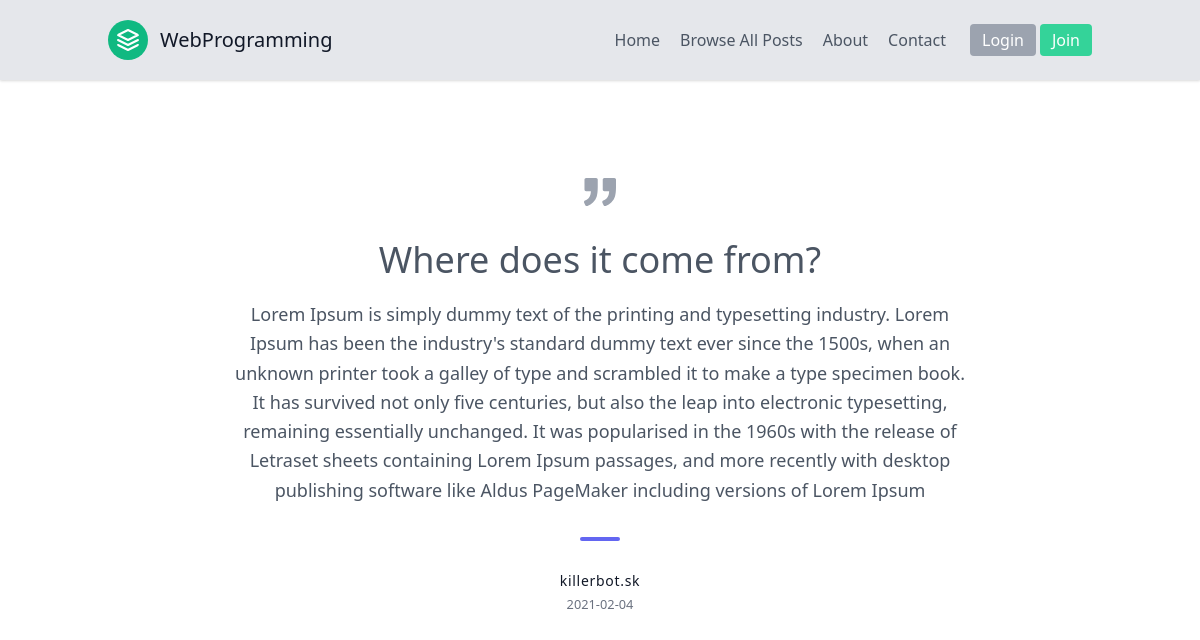
Page /post/7 on the committed database.
### Blog/models.py (models this page shows, shortened)
class Post(db.Model):
    id = db.Column(db.Integer, primary_key=True)
    title = db.Column(db.String(100), nullable=False)
    date_posted = db.Column(db.DateTime, nullable=False, default=datetime.utcnow)
    category = db.Column(db.String(100), nullable=False)
    content = db.Column(db.Text, nullable=False)
    user_id = db.Column(db.Integer, db.ForeignKey('user.id'), nullable=False)

class User(db.Model, UserMixin):
    id = db.Column(db.Integer, primary_key=True)
    username = db.Column(db.String(20), unique=True, nullable=False)
    email = db.Column(db.String(120), unique=True, nullable=False)
    image_file = db.Column(db.String(20), nullable=False, default='default.jpg')
    password = db.Column(db.String(60), nullable=False)
    posts = db.relationship('Post', backref='author', lazy=True)

### Blog/routes.py (the view)
@app.route("/post/<int:post_id>")
def post(post_id):
    post = Post.query.get_or_404(post_id)
    return render_template('post.html', title=post.title, post=post)

### Blog/templates/post.html (shortened to what this page needs)
{% extends "layout.html" %}
{% block content %}
<section class="text-gray-600 body-font">
  <div class="container px-5 py-24 mx-auto">
    <div class="xl:w-1/2 lg:w-3/4 w-full mx-auto text-center">
      <h1 class="text-4xl mb-5"> {{ post.title }} </h1>
      <p class="leading-relaxed text-lg">{{ post.content }}</p>
      <span class="inline-block h-1 w-10 rounded bg-indigo-500 mt-8 mb-6"></span>
      <h2 class="text-gray-900 font-medium title-font tracking-wider text-sm">{{ post.author.username }}</h2>
      <small class="text-gray-500">{{ post.date_posted.strftime('%Y-%m-%d') }}</small>
    </div>
  </div>
</section>
{% endblock content %}

### rows in the picture
Post: title "Where does it come from?", content "Lorem Ipsum is simply dummy text of the printing and typesetting industry. Lorem Ipsum has been the industry's standard dummy text ever since the 1500s, when an unknown printer took a galley of type and scrambled it to make a type specimen book. It has survived not only five centuries, but also the leap into electronic typesetting, remaining essentially unchanged. It was popularised in the 1960s with the release of Letraset sheets containing Lorem Ipsum passages, and more recently with desktop publishing software like Aldus PageMaker including versions of Lorem Ipsum", date_posted "2021-02-04"
User: author.username "killerbot.sk"
